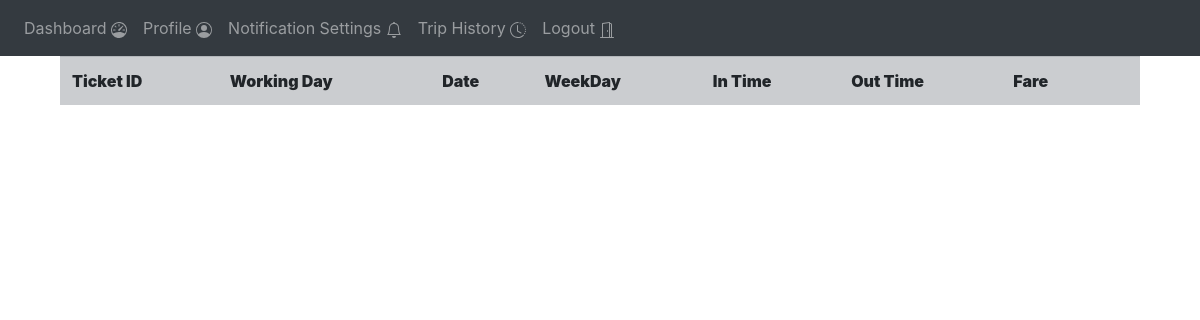
Before: /student-trip-history (signed in) with the older database file.
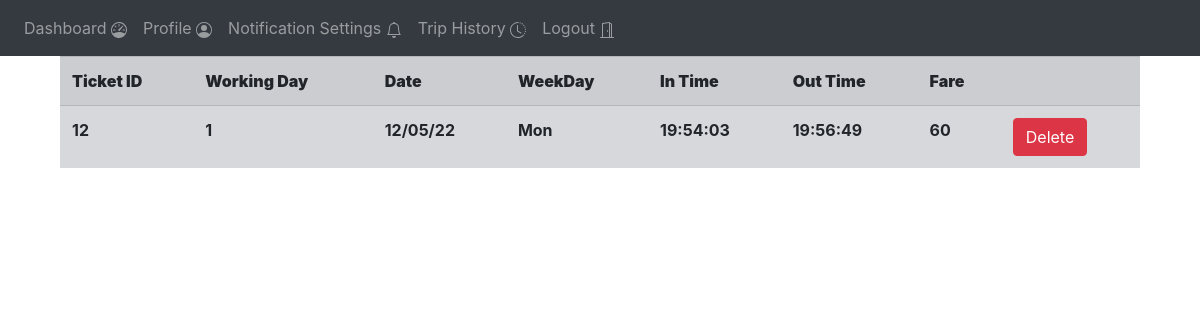
After: the same page with the newer database file.
### website/models.py (models this page shows)
class Tickets(db.Model):
    id = db.Column(db.Integer, primary_key=True)
    trip_id =  db.Column(db.Integer)
    user_id = in_time =  db.Column(db.Integer)
    rfid_number =  db.Column(db.String(20))
    in_time =  db.Column(db.String(15))
    out_time =  db.Column(db.String(15))
    status = db.Column(db.String(10))
    route_id = db.Column(db.String(1))
    distance= db.Column(db.Integer)
    fare = db.Column(db.Integer)

class Trips(db.Model):
    trip_id = db.Column(db.Integer, primary_key=True)
    working_day = db.Column(db.Integer)
    route_id = db.Column(db.Integer)
    conductor_id = db.Column(db.Integer)
    bus_id =  db.Column(db.String(1))
    session = db.Column(db.String(1))
    status = db.Column(db.String(15))
    current_phase = db.Column(db.String(15))
    start_time =  db.Column(db.String(15))
    end_time = db.Column(db.String(15))

class Working_day(db.Model):
    day = db.Column(db.Integer, primary_key=True)
    date = db.Column(db.String(15))
    week_day = db.Column(db.String(15))
    trips_created = db.Column(db.String(1))

### website/views.py (the view)
@views.route('/student-trip-history', methods=['GET', 'POST'])
@login_required
def student_trip_history():
    tickets  = Tickets.query.filter_by(user_id = current_user.id).all()
    route_id = Student_details.query.filter_by(id=current_user.id).first()
    route_id = route_id.route
    trips = Trips.query.filter_by(route_id = route_id).all()
    working_days = Working_day.query.all()
    return render_template("student_trip_history.html" , user = current_user , tickets = tickets , trips = trips , working_days = working_days)

### website/__init__.py (called while the page is built)
def create_app():
    app = Flask(__name__)
    app.config['SECRET_KEY'] = '#itsactuallyapassword'
    app.config['SQLALCHEMY_DATABASE_URI'] = f'sqlite:///{DB_NAME}'
    db.init_app(app)
    from .views import views
    from .auth import auth
    app.register_blueprint(views, url_prefix='/')
    app.register_blueprint(auth, url_prefix='/')
    from .models import User
    create_database(app)
    login_manager = LoginManager()
    login_manager.login_view = 'auth.login'
    login_manager.init_app(app)
    @login_manager.user_loader
    def load_user(id):
        return User.query.get(int(id))
    return app

### website/templates/student_trip_history.html (shortened to what this page needs)
{% extends "base.html" %}
{% block content %}
<div class="container">
    <table class="table table-secondary table-striped">
        <tr>
            <th><b>Ticket ID</b></th>
            <th><b>Working Day</b></th>
            <th><b>Date</b></th>
            <th><b>WeekDay</b></th>
            <th><b>In Time</b></th>
            <th><b>Out Time</b></th>
            <th><b>Fare</b></th>
            <th></th>
        </tr>
        {%if tickets%}
        {% for ticket in tickets %}
        <tr>
            <th>{{ticket.id}}</th>
                {% for trip in trips%}
                    {% if trip.trip_id == ticket.trip_id%}
                        {% for wd in working_days %}
                            {% if trip.working_day == wd.day %}
                            <th>{{trip.working_day}}</th>
                            <th>{{wd.date}}</th>
                            <th>{{wd.week_day}}</th>
                            {%endif%}
                        {%endfor%}
                    {%endif%}
                {%endfor%}
            <th>{{ticket.in_time}}</th>
            <th>{{ticket.out_time}}</th>
            <th>{{ticket.fare}}</th>
            <th><button  class="btn btn-danger" onclick="delete_ticket({{ticket.id}})">Delete</button></th>
        </tr>
        {%endfor%}
        {%endif%}
    </table>
</div>
{% endblock %}

Changed rows visible on the page:
added Tickets: id "12", in_time "19:54:03", out_time "19:56:49", fare "60"
added Trips: working_day "1"
now on this page (row edited): Working_day: date "12/05/22", week_day "Mon"
